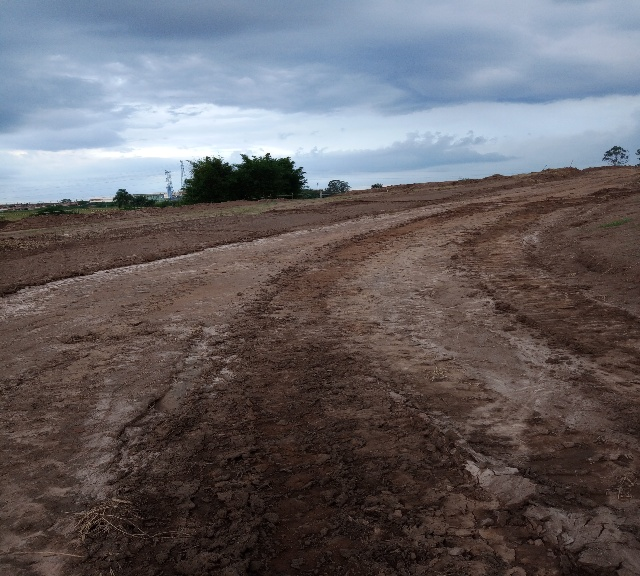
#> input picture images/0.jpg, 640 x 576 px; its folder holds 4 pictures in this run
$ python re-dimencionar.py
#> lines starting #> are read from the running program, lines starting #| are printed output that depends on the picture
import cv2
import os

# Pasta de entrada e saída
pasta_entrada = 'images'
pasta_saida = 'images_redimensionadas'

# Criar pasta de saída se não existir
os.makedirs(pasta_saida, exist_ok=True)

# Listar todos os arquivos da pasta
for nome_arquivo in os.listdir(pasta_entrada):
    caminho_imagem = os.path.join(pasta_entrada, nome_arquivo)

    # Ler imagem
    imagem = cv2.imread(caminho_imagem)
#> imagem is the input picture: shape (576, 640, 3); mean B, G, R 100.5, 96.9, 101

    # Verifica se foi carregada corretamente
    if imagem is None:
        print(f"Erro ao carregar: {caminho_imagem}")
        continue

    # Redimensionar
    imagem_redimensionada = cv2.resize(imagem, (1344, 1600))
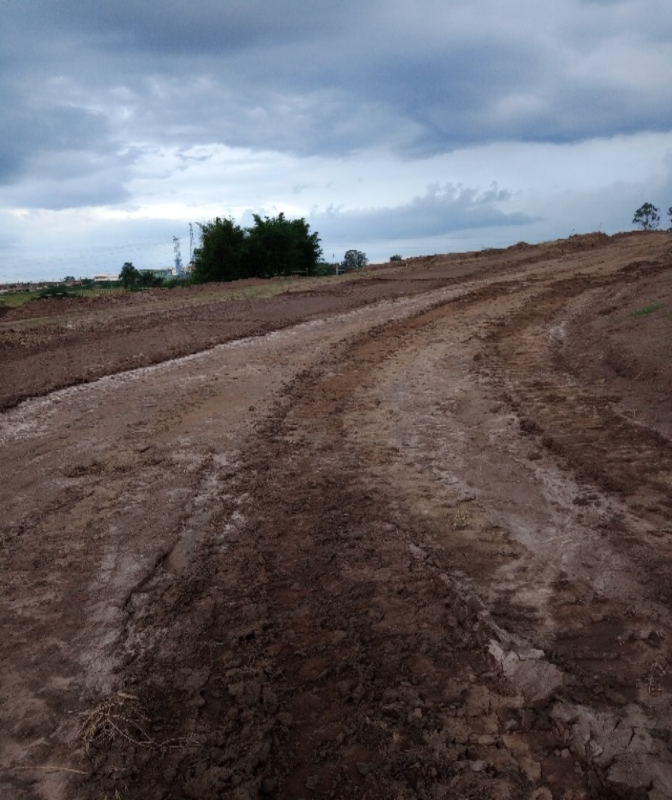
#> imagem_redimensionada: shape (1600, 1344, 3) (shown at 1/2 size); mean B, G, R 100.4, 96.8, 100.9

    # Caminho de saída
    caminho_saida = os.path.join(pasta_saida, nome_arquivo)

    # Salvar imagem redimensionada
    cv2.imwrite(caminho_saida, imagem_redimensionada)

    print(f"Processada: {nome_arquivo}")
#> pass 2 of the loop `for nome_arquivo in os.listdir(pasta_entrada):`:
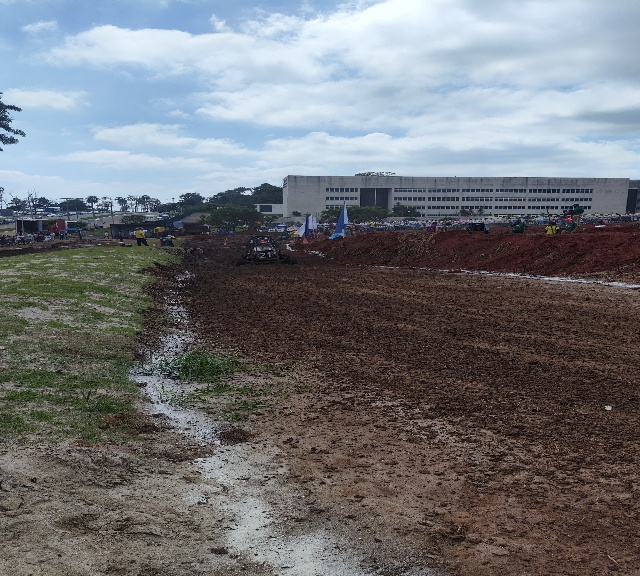
#> input picture images/1.jpg, 640 x 576 px
#> imagem is the input picture: shape (576, 640, 3); mean B, G, R 120.8, 116.8, 114.6
#> `imagem_redimensionada = cv2.resize(imagem, (1344, 1600))`:
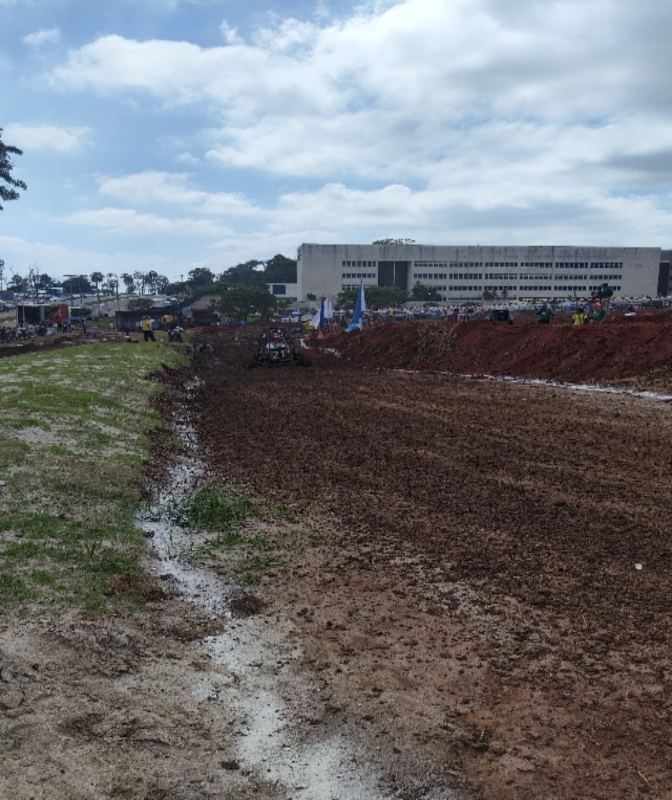
#> imagem_redimensionada: shape (1600, 1344, 3) (shown at 1/2 size); mean B, G, R 120.6, 116.7, 114.5
#> pass 3 of the loop `for nome_arquivo in os.listdir(pasta_entrada):`:
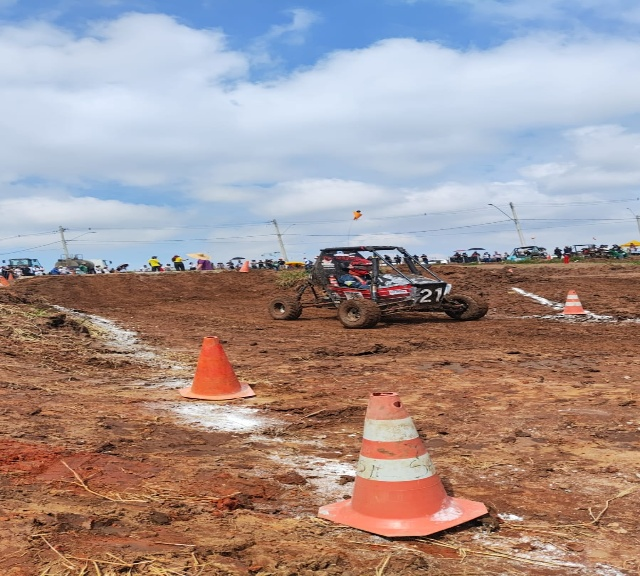
#> input picture images/10.jpg, 640 x 576 px
#> imagem is the input picture: shape (576, 640, 3); mean B, G, R 146.5, 148.4, 165.1
#> `imagem_redimensionada = cv2.resize(imagem, (1344, 1600))`:
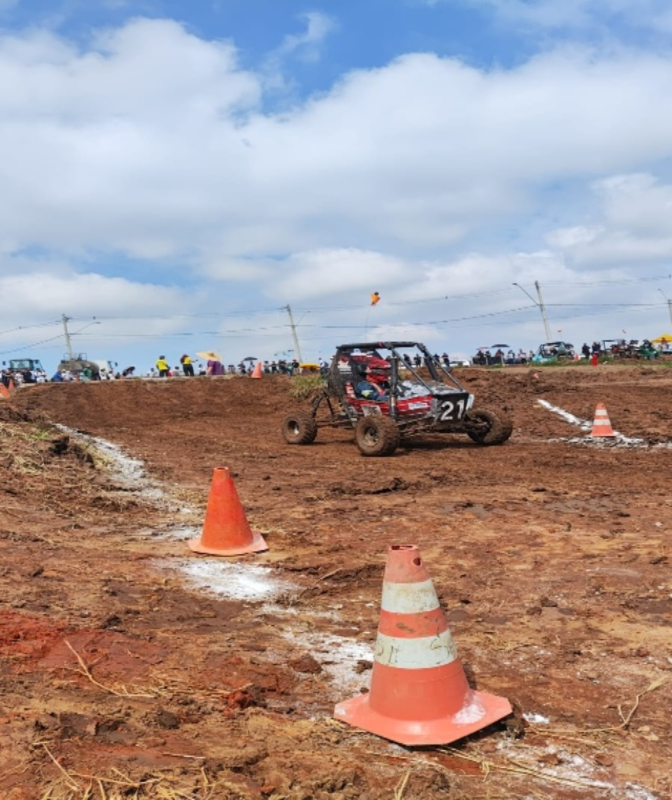
#> imagem_redimensionada: shape (1600, 1344, 3) (shown at 1/2 size); mean B, G, R 146.3, 148.3, 165
#> the loop made 4 passes; the first 3 are shown
